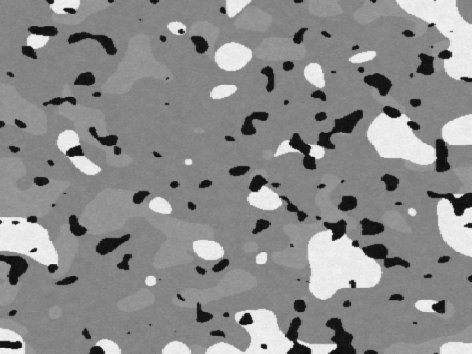

Recreate this plot in Python.
"""panel_bse: 合成 BSE 显微图(满幅灰度,无标注)。40x30 mm, 300 dpi."""
import os
import sys

sys.path.insert(0, os.path.dirname(os.path.dirname(os.path.abspath(__file__))))

import matplotlib
matplotlib.use("Agg")
import matplotlib.pyplot as plt

from field import make_field

W_MM, H_MM = 40, 30

_, gray = make_field()

fig = plt.figure(figsize=(W_MM / 25.4, H_MM / 25.4))
ax = fig.add_axes([0, 0, 1, 1])
ax.axis("off")
ax.imshow(gray, cmap="gray", vmin=0, vmax=1, interpolation="nearest", aspect="auto")
fig.savefig("panels/panel_bse.png", dpi=300)
